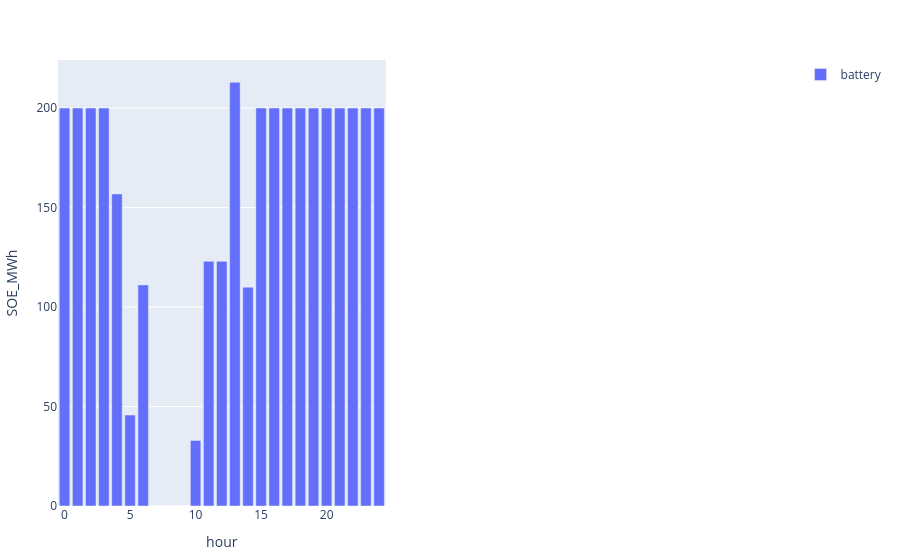

Here is the notebook cell this chart was saved with:
### Code cell
to_plot = s_ed.storage[(s_ed.storage.configuration .== config_) .&  (s_ed.storage.day .== day_) .&  (s_ed.storage.iteration .== iteration_).&  (s_ed.storage.r_id .== r_id_),:]
p2 = plot(to_plot, x = :hour , y = :SOE_MWh, color = :resource, kind = "bar", Layout(barmode="stack")) 
[p2 plot()]

### Figure 1 — Plotly figure (JSON) as saved in the notebook; plotly's stock layout.template omitted (floating-point values rounded to 4 significant figures)
{"data": [{"legendgroup": "battery", "marker": {"color": "#636efa"}, "name": "battery", "showlegend": true, "type": "bar", "x": [1, 2, 3, 4, 5, 6, 7, 8, 9, 10, 11, 12, 13, 14, 15, 16, 17, 18, 19, 20, 21, 22, 23, 24, 0], "xaxis": "x1", "y": [200, 200, 200, 156.8, 45.71, 111.1, 0, 0, 0, 32.95, 123.0, 123.0, 213.0, 110, 200, 200, 200, 200, 200, 200, 200, 200, 200, 200, 200], "yaxis": "y1"}], "layout": {"margin": {"b": 50, "l": 50, "r": 50, "t": 60}, "xaxis1": {"anchor": "y1", "domain": [0, 0.45], "title": {"text": "hour"}}, "xaxis2": {"anchor": "y2", "domain": [0.55, 1]}, "yaxis1": {"anchor": "x1", "domain": [0, 1], "title": {"text": "SOE_MWh"}}, "yaxis2": {"anchor": "x2", "domain": [0, 1]}}}
